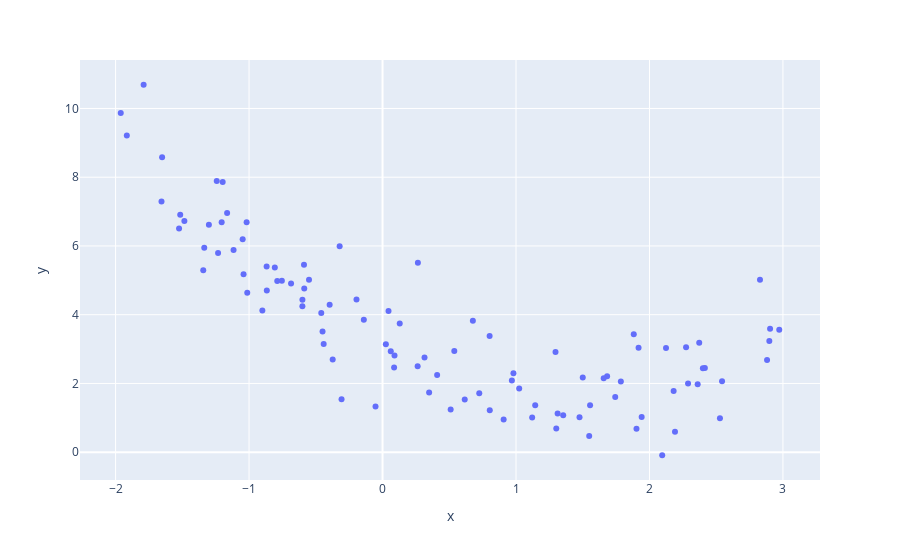

The notebook cell this image was saved under:
### Code cell
m = 100
x1 = 5 * np.random.rand(m, 1) - 2
x2 = 0.7*x1**2-2*x1+3+np.random.randn(m, 1)
px.scatter(x= x1.ravel(), y=x2.ravel())
